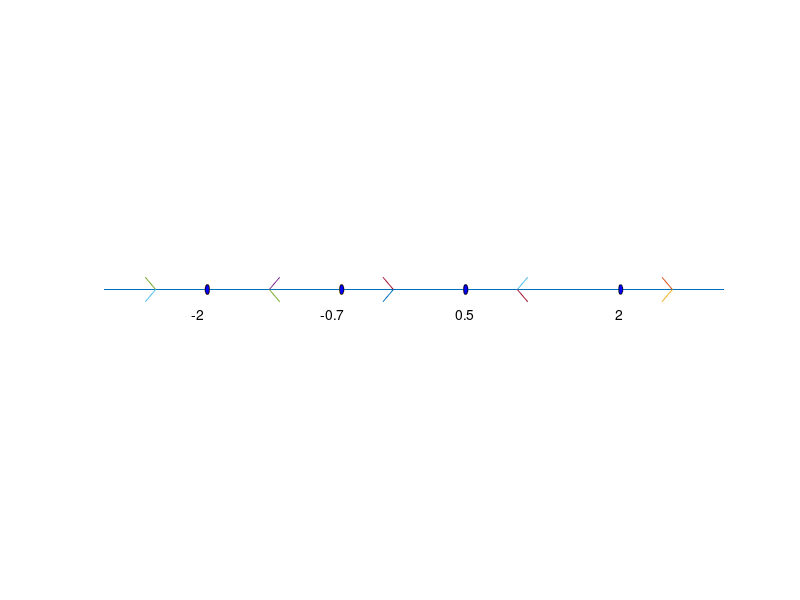

The MATLAB script that drew this image:
hold off



plot([-3,3],[0,0])
hold

r=.02;
q = 0:.01:2*pi;
xx = -2 + r*cos(q);
yy =  r*sin(q);
plot(xx,yy)
fill(xx,yy,'b')

xx = -0.7 + r*cos(q);
yy =  r*sin(q);
plot(xx,yy)
fill(xx,yy,'b')

xx = 0.5 + r*cos(q);
yy =  r*sin(q);
plot(xx,yy)
fill(xx,yy,'b')

xx = 2 + r*cos(q);
yy = r*sin(q);
fill(xx,yy,'b')

a = -2.5;
plot([a-0.1,a],[0.05, 0])
plot([a-0.1,a],[-0.05, 0])

a = -0.2;
plot([a-0.1,a],[0.05, 0])
plot([a-0.1,a],[-0.05, 0])

a = 2.5;
plot([a-0.1,a],[0.05, 0])
plot([a-0.1,a],[-0.05, 0])

a = -1.4;
plot([a+0.1,a],[0.05, 0])
plot([a+0.1,a],[-0.05, 0])

a = 1.0;
plot([a+0.1,a],[0.05, 0])
plot([a+0.1,a],[-0.05, 0])

axis([-3 3 -1 1]) 
axis off
xlabel('x')

text(-2.15,-0.1,'-2')
text(-0.9,-0.1,'-0.7')
text(0.4,-0.1,'0.5')
text(1.95,-0.1,'2')


print -deps2 phaseb.eps
